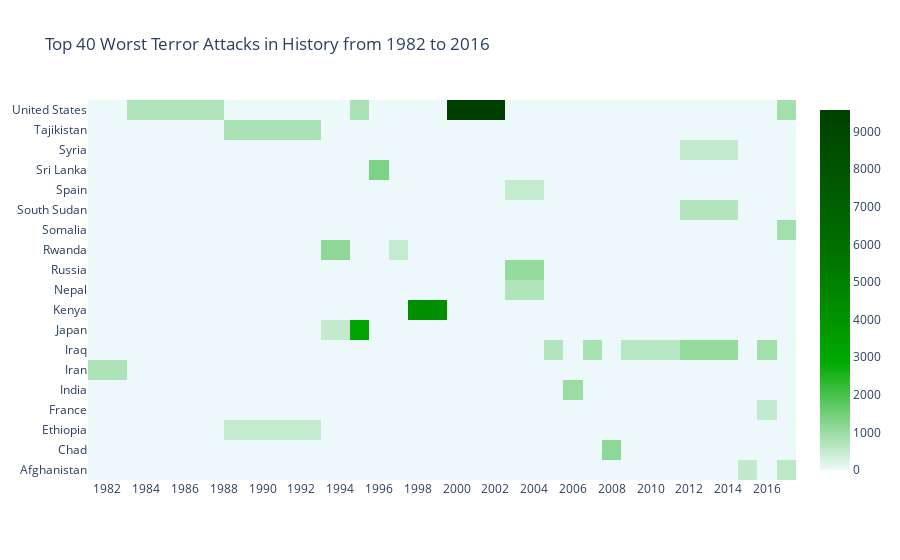

The code cell stored with this chart in its notebook:
### Code cell
#66FF33','#40E200','#00C500','#00A900','#008D00','#007200','#005800','#003F00','#002600','#000000'
import plotly.graph_objs as go
colorscale = [[0, '#edf8fb'], [.3, '#00A900'],  [.6, '#007200'],  [1, '#003F00']]
heatmap = go.Heatmap(z=dataf.values, x=dataf.columns, y=dataf.index, colorscale=colorscale)
data = [heatmap]
layout = go.Layout(
    title='Top 40 Worst Terror Attacks in History from 1982 to 2016',
    xaxis = dict(ticks='', nticks=20),
    yaxis = dict(ticks='')
)
fig = go.Figure(data=data, layout=layout)
py.iplot(fig, filename='heatmap',show_link=False)

### Figure 1 — Plotly figure (JSON) as saved in the notebook; plotly's stock layout.template omitted (floating-point values rounded to 4 significant figures; data arrays with more than 128 entries replaced by an {"elided": "..."} marker saying what was removed)
{"data": [{"colorscale": [[0, "#edf8fb"], [0.3, "#00A900"], [0.6, "#007200"], [1, "#003F00"]], "type": "heatmap", "x": [1982, 1984, 1992, 1994, 1995, 1996, 1997, 1998, 2001, 2004, 2005, 2006, 2007, 2008, 2009, 2014, 2015, 2016, 2017], "y": ["Afghanistan", "Chad", "Ethiopia", "France", "India", "Iran", "Iraq", "Japan", "Kenya", "Nepal", "Russia", "Rwanda", "Somalia", "South Sudan", "Spain", "Sri Lanka", "Syria", "Tajikistan", "United States"], "z": {"elided": "19x19 float values"}}], "layout": {"title": {"text": "Top 40 Worst Terror Attacks in History from 1982 to 2016"}, "xaxis": {"nticks": 20, "ticks": ""}, "yaxis": {"ticks": ""}}}
